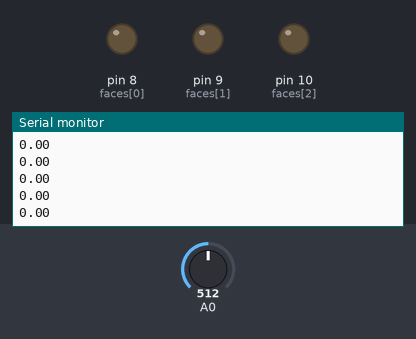
A sketch run on a simulated Arduino Uno, built with avr-gcc and run on an emulated ATmega328P. Shown: output pins drawn as LEDs (lit = HIGH), the last lines printed to the serial monitor. Inputs (shaded band) come from the test bench; at power-on: A0 = 512.

Above: at 1.2 s.
1.3 s: A0 set to 316
At 1.32 s:
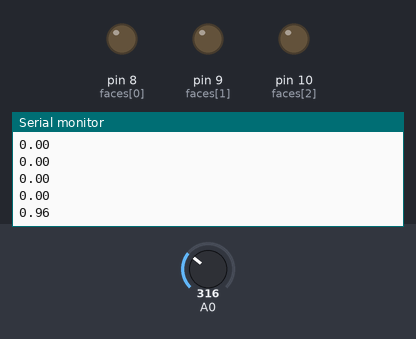
2.8 s: A0 set to 293
At 2.82 s:
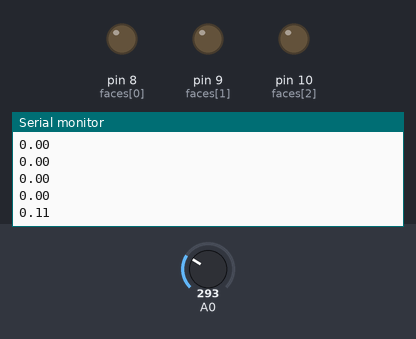
4.3 s: A0 set to 490
At 4.37 s:
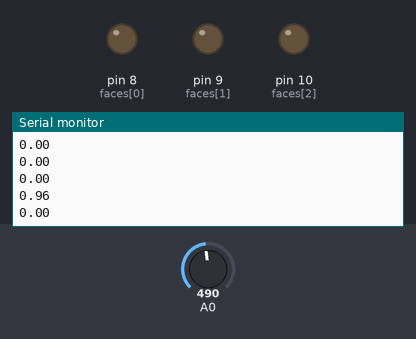
5.8 s: A0 set to 507
At 5.82 s:
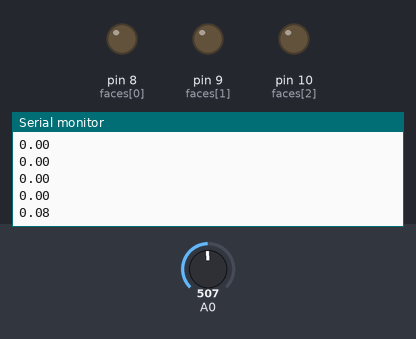
7.3 s: A0 set to 700
At 7.32 s:
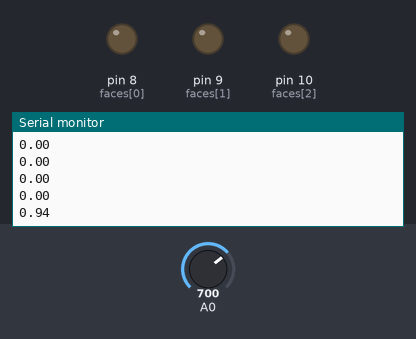
8.8 s: A0 set to 721
At 8.82 s:
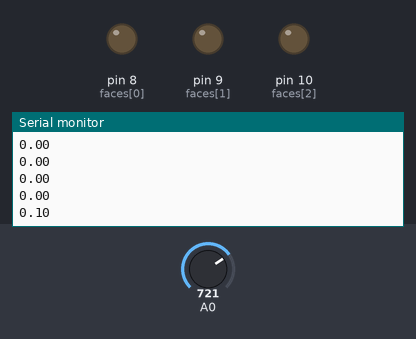
Timing chart, 0 to 11.3 s (numbered marks = the images above; inputs shaded):
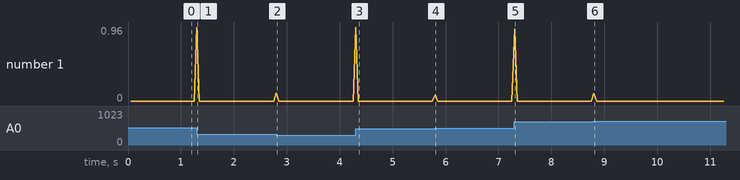

Measured:
- after the input at 1.3 s, the serial monitor: prints a new line at once (image 1)
- after the input at 2.8 s, the serial monitor: prints a new line at once (image 2)
- after the input at 5.8 s, the serial monitor: prints a new line at once (image 4)
- after the input at 7.3 s, the serial monitor: prints a new line at once (image 5)
- after the input at 8.8 s, the serial monitor: prints a new line at once (image 6)

The sketch:

clap_change_light.ino
```cpp
/****************************************
Example Sound Level Sketch for the
Adafruit Microphone Amplifier
****************************************/

const int sampleWindow = 50; // Sample window width in mS (50 mS = 20Hz)
unsigned int sample;

boolean changing = false;

//const int happy = 8;
//const int surprised = 9;
//const int mad = 10;

int faces[] = {8, 9, 10};
int index = 0;

void setup()
{
   Serial.begin(9600);

   for(int i=0; i<3; i++){
    pinMode(faces[i], OUTPUT);
   }
}


void loop()
{
   unsigned long startMillis= millis();  // Start of sample window
   unsigned int peakToPeak = 0;   // peak-to-peak level

   unsigned int signalMax = 0;
   unsigned int signalMin = 1024;

   // collect data for 50 mS
   while (millis() - startMillis < sampleWindow)
   {
      sample = analogRead(0);
      if (sample < 1024)  // toss out spurious readings
      {
         if (sample > signalMax)
         {
            signalMax = sample;  // save just the max levels
         }
         else if (sample < signalMin)
         {
            signalMin = sample;  // save just the min levels
         }
      }
   }
   peakToPeak = signalMax - signalMin;  // max - min = peak-peak amplitude
   double volts = (peakToPeak * 5.0) / 1024;  // convert to volts

       Serial.println(volts);


   if(volts>1 && changing == false){
    changing == true;
    digitalWrite(faces[index], HIGH);
    if (index == 0){
      digitalWrite(faces[2], LOW);
    }else{
      digitalWrite(faces[index-1], LOW);
    };
    index++;
    if (index > 2){
      index = 0;
    }
//    Serial.println(index);
    changing = false;
   }

}
```
